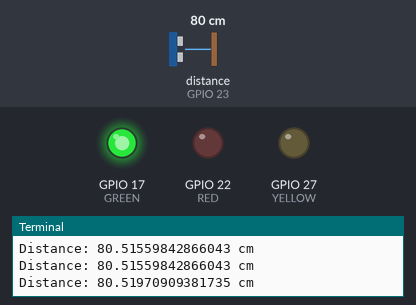
The program below on a simulated Raspberry Pi (BCM pin numbers). Shown: output pins drawn as LEDs (lit = HIGH), the last lines printed to the terminal. Inputs (shaded band) come from the test bench; at power-on: distance to the obstacle (sensor on GPIO 23) 80 cm. The echo pulse lasts 58.3 µs per cm; the clock reads 2024-03-15 10:24:30 at power-on unless the program sets it; pins used as bus, display or sensor lines are not drawn.

Above: at 1.2 s.
1.3 s: distance to the obstacle (sensor on GPIO 23) set to 4 cm
2.8 s: distance to the obstacle (sensor on GPIO 23) set to 2 cm
At 3.4 s:
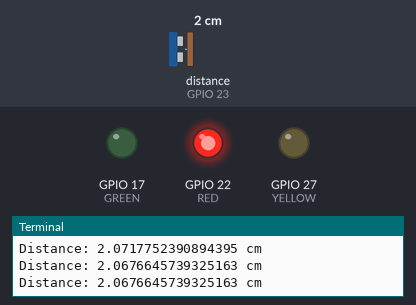
4.3 s: distance to the obstacle (sensor on GPIO 23) set to 18 cm
At 5.0 s:
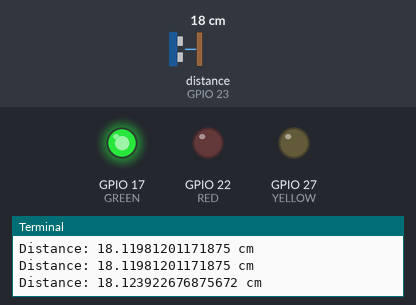
Timing chart, 0 to 7.3 s (numbered marks = the images above; inputs shaded):
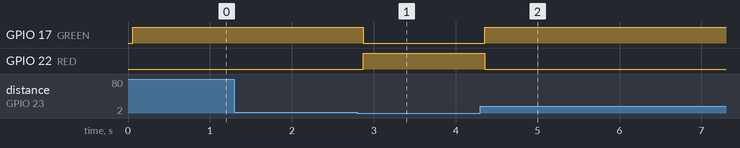

The program:

garage_light.py
```python
import RPi.GPIO as GPIO
import time

GPIO.setwarnings(False)
GPIO.cleanup()
GPIO.setmode(GPIO.BCM)

TRIG = 4
ECHO = 23

GREEN = 17
YELLOW = 27
RED = 22

GPIO.setup(TRIG, GPIO.OUT)
GPIO.setup(ECHO, GPIO.IN)
GPIO.setup(GREEN, GPIO.OUT)
GPIO.setup(YELLOW, GPIO.OUT)
GPIO.setup(RED, GPIO.OUT)


def green_light():
    GPIO.output(GREEN, GPIO.HIGH)
    GPIO.output(YELLOW, GPIO.LOW)
    GPIO.output(RED, GPIO.LOW)

def yellow_light():
    GPIO.output(YELLOW, GPIO.HIGH)
    GPIO.output(GREEN, GPIO.LOW)
    GPIO.output(RED, GPIO.LOW)

def red_light():
    GPIO.output(RED, GPIO.HIGH)
    GPIO.output(YELLOW, GPIO.LOW)
    GPIO.output(GREEN, GPIO.LOW)


def get_distance():
    GPIO.output(TRIG, True)
    time.sleep(0.0001)
    GPIO.output(TRIG, False)

    while GPIO.input(ECHO) == False:
        start = time.time()

    while GPIO.input(ECHO) == True:
        end = time.time()

    sig_time = end-start

    distance = sig_time/0.000058

    print('Distance: {} cm'.format(distance))

    return distance

while True:
    distance = get_distance()
    time.sleep(0.05)

    if distance >= 9:
        green_light()
    elif 9 > distance > 6:
        yellow_light()
    elif distance <= 3:
        red_light()
```

Measured:
- the behaviour switches between 3 and 2 cm on distance to the obstacle (sensor on GPIO 23) (found by bisection; images 0 and 1)
- after the input at 2.8 s, GPIO 17 (GREEN): HIGH → LOW after 0.07 s; GPIO 22 (RED): LOW → HIGH after 0.07 s
- after the input at 4.3 s, GPIO 17 (GREEN): LOW → HIGH after 0.05 s; GPIO 22 (RED): HIGH → LOW after 0.05 s
